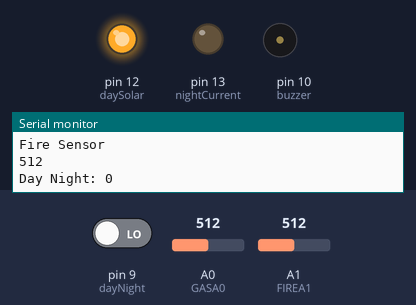
The sketch below on a simulated Arduino Uno, built with avr-gcc and run on an emulated ATmega328P. Parts: output pins drawn as LEDs (lit = HIGH), buzzer (waves = sounding), the last lines printed to the serial monitor. The test bench sets the inputs (shaded band); at power-on: pin 9 (dayNight) LOW, A0 (GASA0) = 512, A1 (FIREA1) = 512.

Above: at 3.9 s.
4.0 s: pin 9 (dayNight) driven HIGH
At 10.7 s:
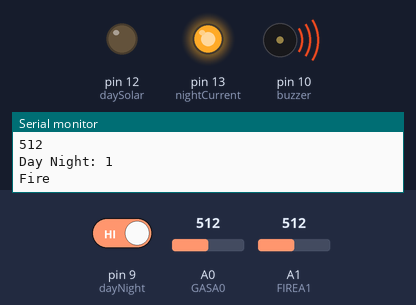
11.8 s: A0 (GASA0) set to 256
15.8 s: A0 (GASA0) set to 222
19.8 s: A1 (FIREA1) set to 486
At 24.4 s:
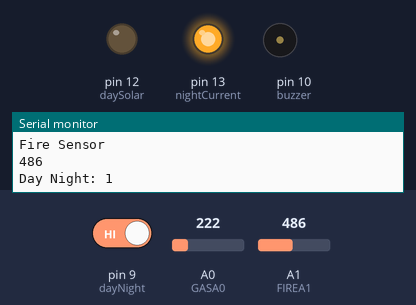
27.7 s: A1 (FIREA1) set to 510
At 29.1 s:
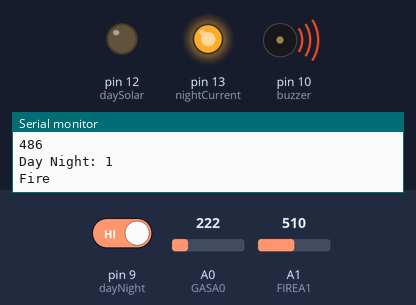
31.7 s: A1 (FIREA1) set to 490
At 35.7 s:
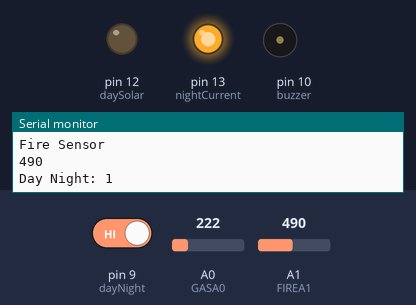
Timing chart, 0 to 40.6 s (numbered marks = the images above; inputs shaded):
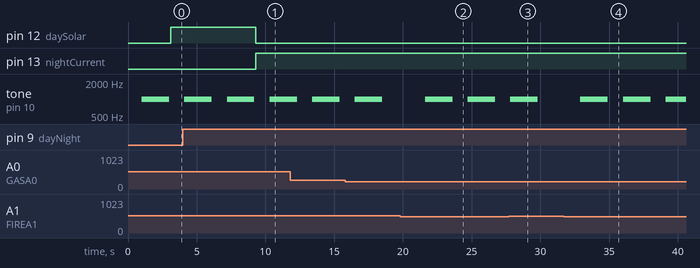

The sketch:

full_project_fire.ino
```cpp
//Fire Detection And Alarm System
#define GASA0  A0
#define FIREA1 A1
#define buzzer  10

//Solar System
#define dayNight 9
#define nightCurrent 13
#define daySolar 12


void setup() {
  // Fire and Smoke System:
  Serial.begin(9600);
  pinMode(buzzer, OUTPUT);
  pinMode(GASA0, INPUT);
  pinMode(FIREA1, INPUT);

  //solar system
  pinMode(dayNight, INPUT);
  pinMode(nightCurrent, OUTPUT);
  pinMode(daySolar, OUTPUT);
}

void loop() {
  // put your main code here, to run repeatedly:
  int somekSensor=analogRead(GASA0);
  int fireSensor=analogRead(FIREA1);
  int day_night=digitalRead(dayNight);


  Serial.println("Gas sensor value");
  Serial.println(somekSensor);
  Serial.println("Fire Sensor");
  Serial.println(fireSensor);
  Serial.print("\n");
  Serial.print("Day Night: ");
  Serial.println(day_night);
  delay(1000);


  //fire and smoke condition
  if(somekSensor>240 || fireSensor<500){
    Serial.println("Fire");
    tone(buzzer, 1000, 10000);
    delay(2000);
    noTone(buzzer);
    delay(100);
    }else{
      noTone(buzzer);
     }

    //solar System
    if(day_night==1){
      Serial.println("NIGHT");
      digitalWrite(nightCurrent, HIGH);
      digitalWrite(daySolar, LOW);
    }else{
      Serial.println("DAY");
      digitalWrite(nightCurrent, LOW);
      digitalWrite(daySolar, HIGH);
    }

}
```

Measured:
- the behaviour switches between 500 and 499 on A1 (FIREA1) (found by bisection; images 1 and 2)
- after the input at 4.0 s, pin 12 (daySolar): HIGH → LOW after 5.3 s; pin 13 (nightCurrent): LOW → HIGH after 5.3 s
- after the input at 19.8 s, tone on pin 10 (buzzer): alternates 1000 Hz for 2.0 s and silent for 1.1 s, starting after 1.8 s
- after the input at 27.7 s, tone on pin 10 (buzzer): goes on until 29.8 s, then stays silent
- after the input at 31.7 s, tone on pin 10 (buzzer): alternates 1000 Hz for 2.0 s and silent for 1.1 s, starting after 1.2 s
- by itself, tone on pin 10 (buzzer): alternates 1000 Hz for 2.0 s and silent for 1.1 s
